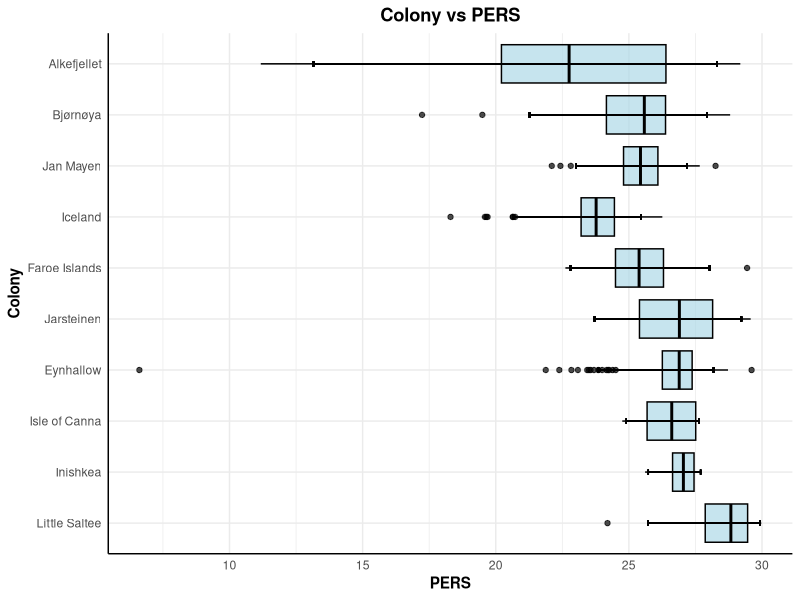
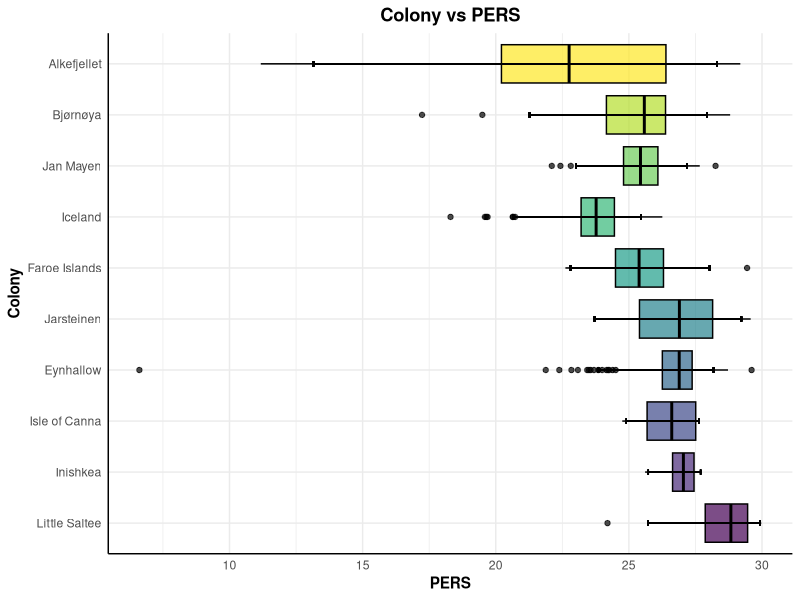
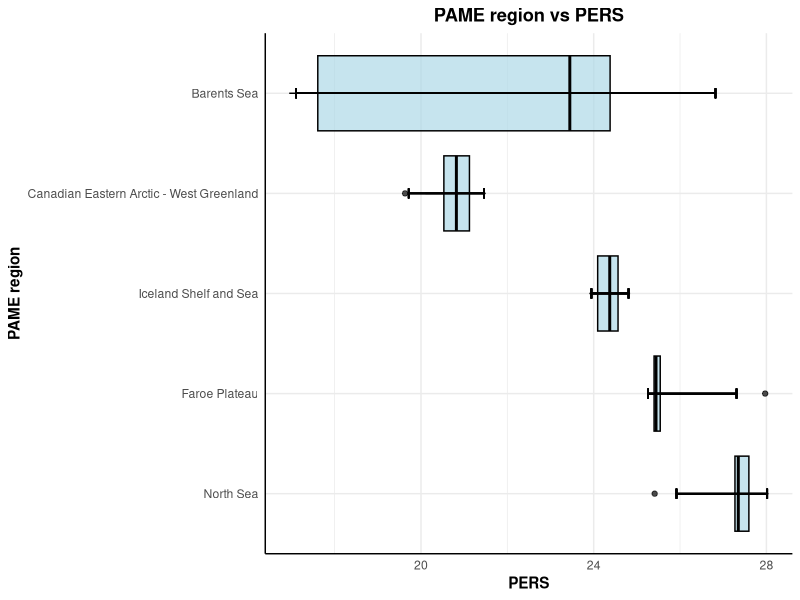
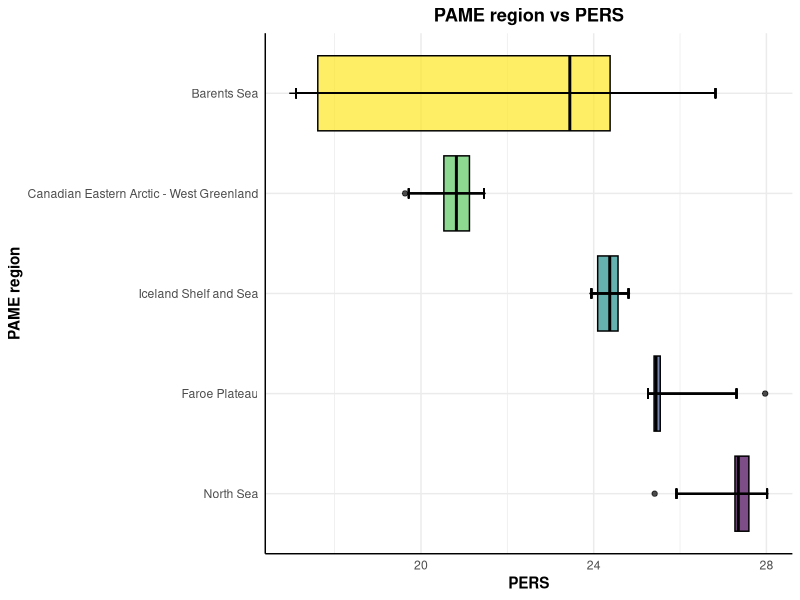
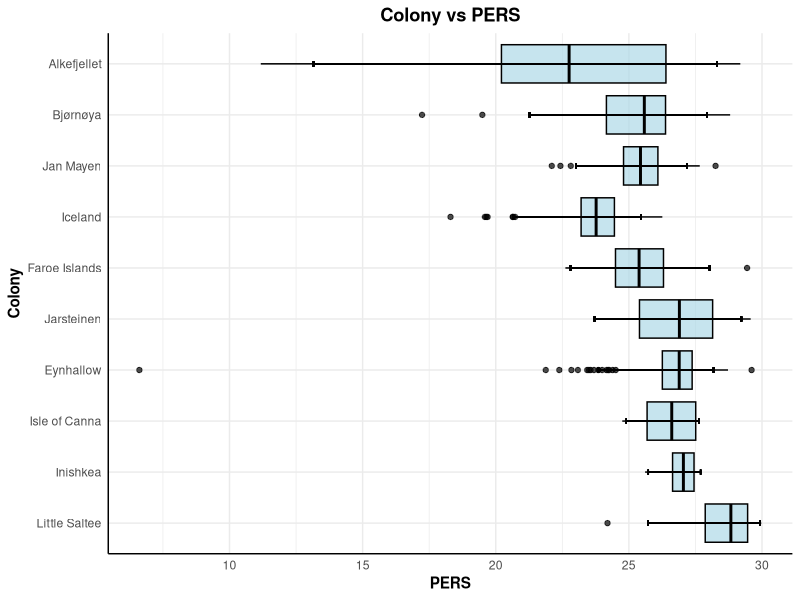
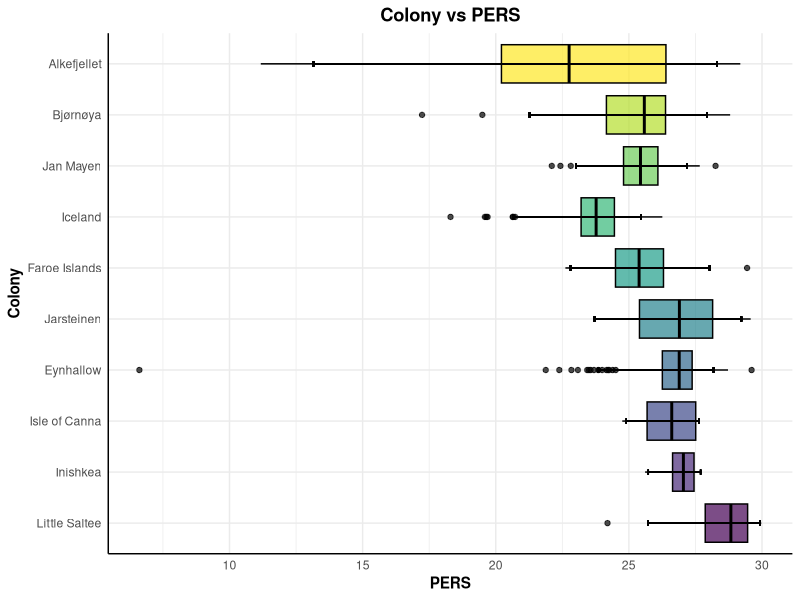
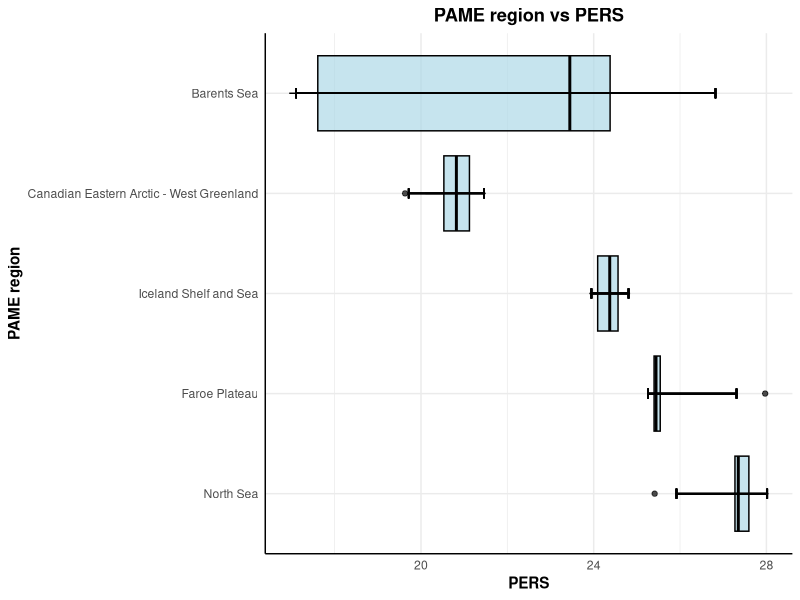
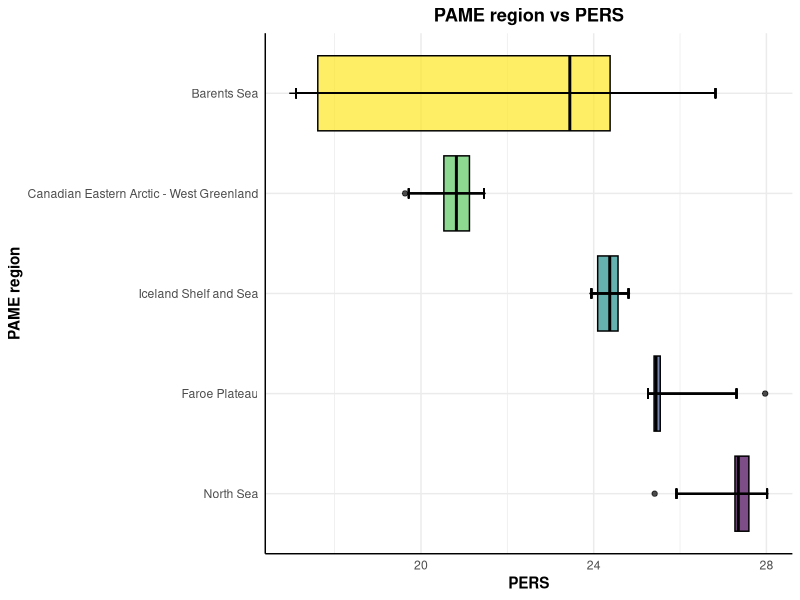

These charts were generated, in order, by the following R code:
# Bar plot for PERS 

# Loading essential packages----
library(tidyverse)
library(ggplot2)
library(viridisLite)
library(viridis)

# Loading data----
setwd("/Users/ameydanole/Desktop/ENS_Rennes/argh/Amey_Danole_MS_Thesis/First_hyp/latest_right_attempt/outputs/csv/")
hyp1_df <- read.csv("correct_exposure_scores_by_individual_according_to_tracking_yr.csv")
hyp1_df$population <- gsub("\\.", " ", hyp1_df$population)
colonies_to_combine <- "Combined"
hyp1_df$population[hyp1_df$population %in% colonies_to_combine] <- "Iceland"
hyp1_df$population <- as.factor(hyp1_df$population)
order_to_match <- c("Alkefjellet", "Bjørnøya", "Jan Mayen", "Iceland", "Faroe Islands", "Jarsteinen", "Eynhallow", "Isle of Canna", "Inishkea", "Little Saltee")
reversed_order_to_match <- rev(order_to_match)
hyp1_df$population <- factor(hyp1_df$population, levels = reversed_order_to_match)

# Calculate 95% confidence intervals for pers

df <- hyp1_df %>%
  group_by(population) %>%
  mutate(
    CI_lower = quantile(exposure_score, 0.025),
    CI_upper = quantile(exposure_score, 0.975)
  )
write.csv(df, "Hyp1_df_with_CI.csv")

CI_boxplot <- ggplot(data = df, aes(y = population, x = exposure_score)) +
  geom_boxplot(fill = "lightblue", color = "black", alpha = 0.7) + # Adjust fill and outline colors
  geom_errorbar(
    aes(xmin = CI_lower, xmax = CI_upper),
    width = 0.1,
    position = position_dodge(width = 0.75),
    color = "black" # Adjust color of error bars
  ) +
  ylab("Colony") + xlab("PERS") +
  ggtitle("Colony vs PERS") +
  theme_minimal() + # Remove background grid
  theme(
    plot.title = element_text(hjust = 0.5, face = "bold"), # Center title and make it bold
    axis.line = element_line(color = "black"), # Adjust color of axis lines
    axis.title = element_text(face = "bold") # Make axis titles bold
  )
CI_boxplot
ggsave("Boxplot_Colony_vs_PERS.png", plot = CI_boxplot, height = 8, width = 12, dpi = 900, unit = "in", bg = "white")

# Friendly colour scheme

CI_boxplot <- ggplot(data = df, aes(y = population, x = exposure_score)) +
  geom_boxplot(fill = viridis_pal(option = "D")(10), color = "black", alpha = 0.7) + # Use viridis palette for fill color
  geom_errorbar(
    aes(xmin = CI_lower, xmax = CI_upper),
    width = 0.1,
    position = position_dodge(width = 0.75),
    color = "black" # Adjust color of error bars
  ) +
  ylab("Colony") + xlab("PERS") +
  ggtitle("Colony vs PERS") +
  theme_minimal() + # Remove background grid
  theme(
    plot.title = element_text(hjust = 0.5, face = "bold"), # Center title and make it bold
    axis.line = element_line(color = "black"), # Adjust color of axis lines
    axis.title = element_text(face = "bold") # Make axis titles bold
  )
CI_boxplot
ggsave("Boxplot_Colony_vs_PERS.png", plot = CI_boxplot, height = 8, width = 12, dpi = 900, unit = "in", bg = "white")

# Doing a similar boxplot but with PAME regions 

# Loading data----
setwd("/Users/ameydanole/Desktop/ENS_Rennes/argh/Amey_Danole_MS_Thesis/Second_hyp/outputs/csv/")
hyp2_df <- read.csv("correct_exposure_scores_by_month.csv")
hyp2_df$population <- gsub("\\.", " ", hyp2_df$population)
hyp2_df$population[hyp2_df$population == "Canadian Eastern Arctic   West Greenland"] <- "Canadian Eastern Arctic - West Greenland"
relevant_regions <- c("North Sea", "Faroe Plateau", "Iceland Shelf and Sea", "Canadian Eastern Arctic - West Greenland", "Barents Sea")
hyp2_df <- hyp2_df %>% filter(population %in% relevant_regions,)
hyp2_df$population <- as.factor(hyp2_df$population)
order_to_match <- c("Barents Sea", "Canadian Eastern Arctic - West Greenland", "Iceland Shelf and Sea", "Faroe Plateau", "North Sea")
reversed_order_to_match <- rev(order_to_match)
hyp2_df$population <- factor(hyp2_df$population, levels = reversed_order_to_match)

df <- hyp2_df %>%
  group_by(population) %>%
  mutate(
    CI_lower = quantile(exposure_score, 0.025),
    CI_upper = quantile(exposure_score, 0.975)
  )
write.csv(df, "Hyp2_df_with_CI.csv")

CI_boxplot <- ggplot(data = df, aes(y = population, x = exposure_score)) +
  geom_boxplot(fill = "lightblue", color = "black", alpha = 0.7) + # Adjust fill and outline colors
  geom_errorbar(
    aes(xmin = CI_lower, xmax = CI_upper),
    width = 0.1,
    position = position_dodge(width = 0.75),
    color = "black" # Adjust color of error bars
  ) +
  ylab("PAME region") + xlab("PERS") +
  ggtitle("PAME region vs PERS") +
  theme_minimal() + # Remove background grid
  theme(
    plot.title = element_text(hjust = 0.5, face = "bold"), # Center title and make it bold
    axis.line = element_line(color = "black"), # Adjust color of axis lines
    axis.title = element_text(face = "bold") # Make axis titles bold
  )
CI_boxplot
ggsave("Boxplot_Colony_vs_PERS.png", plot = CI_boxplot, height = 8, width = 12, dpi = 900, unit = "in", bg = "white")

# Friendly colour filling

CI_boxplot <- ggplot(data = df, aes(y = population, x = exposure_score)) +
  geom_boxplot(fill = viridis_pal(option = "D")(5), color = "black", alpha = 0.7) + # Use viridis palette for fill color
  geom_errorbar(
    aes(xmin = CI_lower, xmax = CI_upper),
    width = 0.1,
    position = position_dodge(width = 0.75),
    color = "black" # Adjust color of error bars
  ) +
  ylab("PAME region") + xlab("PERS") +
  ggtitle("PAME region vs PERS") +
  theme_minimal() + # Remove background grid
  theme(
    plot.title = element_text(hjust = 0.5, face = "bold"), # Center title and make it bold
    axis.line = element_line(color = "black"), # Adjust color of axis lines
    axis.title = element_text(face = "bold") # Make axis titles bold
  )
CI_boxplot
ggsave("Boxplot_PAME_region_vs_PERS.png", plot = CI_boxplot, height = 8, width = 12, dpi = 900, unit = "in", bg = "white")
